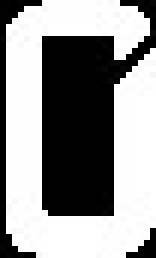
%> input picture templates/01.png, 26 x 43 px (shown 6 times larger); its folder holds only this picture in this run
$ octave main.m   (GNU Octave 9; MATLAB toolbox functions it lacks are replaced by stand-ins)
%> lines starting %> are read from the running program, lines starting %| are printed output that depends on the picture; in (x1, y1, x2, y2) boxes, pixels count from 0 and x2, y2 are one past the last pixel; in counts of white or black regions, pixels touching at a corner belong together; the program's own positions count from 1
%% Cistacica
close all
clear all
clc
%% Ucitavanje slike
[file, folder] = uigetfile('*.jpg') %Vraca naziv fajla (sa ekstenzijom) i putanju foldera gdje se fajl nalazi
%> the answer given: templates/01.png
path = append(folder, file); %Pravimo punu putanju do fajla
img = imread(path);
%> img is the input picture: size 43x26x3 uint8; min 0, max 255, mean 147.5
%% Predprocesiranje
% Boja nam je nepotrebna, te pretvaramo sliku u monohromatsku
imgGray = rgb2gray(img);
figure('name', "Pocetna slika")
imshow(img)
figure('name', "Monohromatska slika")
imshow(imgGray)
%% Analiza histograma
%Prikazujemo histogram
figure('name', "Histogram")
histogram(imgGray)
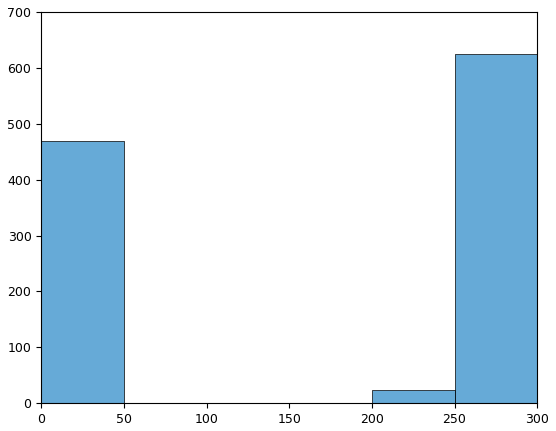
%> figure redrawn from the program's plot data; tallest bar 625 high, from x = 250 to 300
%threshold =  100                           TODO: Opcionalni input sa GUIa
threshold = graythresh(imgGray) %Otsuova metoda za odredjivanje praga binarizacije
%> threshold = 0.498
imgBW = imbinarize(imgGray, threshold)
%> imgBW: size 43x26 logical; 58% white; 3 black regions (1 under 20 px), largest, box (x1, y1, x2, y2) and area: (7, 0, 26, 36) 394, (0, 0, 7, 43) 64
%if sum(sum(imgBW(imgBW==1))) > size(imgBW,1)*size(imgBW,2)/2 %Posto radimo sa belim karakterima, u slucaju da se slika binarizuje na takav nacin da su karakteri crni, invertujemo je
if threshold > 0.5
    imgBW = ~imgBW;
end
figure('name',"Crno-bela slika")
imshow(imgBW)

%% Izbor ROI
%Region of Interest - biramo je na osnovu cinjenice da ce tekst na tablici
%biti horizontalan, kao i da na tablicama imamo svijetlu pozadinu i tamni
%tekst. Imajuci to u vidu, najsira grupa bijelih piksela je najvjerovatnije
%tekst od interesa. Sabiramo sve piksele po redovima i prikazujemo grupe.
%%
whiteRows = sum(imgBW, 2);
%> whiteRows = 43 values, max 25 at index 37, min 9 at index 11, mean 15.07
figure('name',"Koncentracija belog po redovima")
plot(whiteRows)
xlabel("Red")
ylabel("Koncentracija belih piksela")
grid on
hold on
axis tight
%threshold2 = 110;                           TODO: Opcionalni input sa GUIa
threshold2 = mean(whiteRows)*0.5 %0.75
%> threshold2 = 7.53
groups = whiteRows > threshold2;
%> groups = 43 logical values, 43 true
plot(groups*(max(whiteRows)/2)) %Prikaz regija belih objekata
legend("Broj belog", "Grupe");
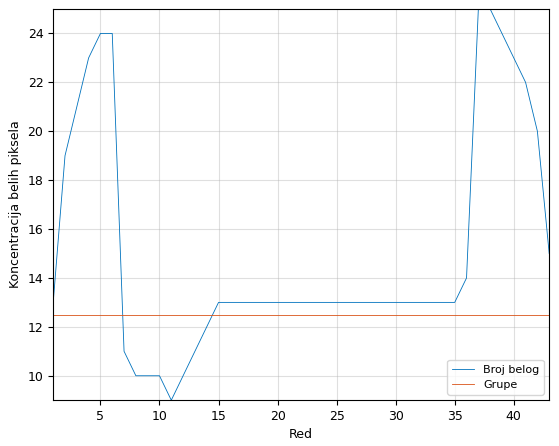
%> figure redrawn from the program's plot data; curve peaks at x = 37, y = 25
%%
% Trazimo najsiru grupu
edges = diff(groups); %izvod ce nam reci kada funkcija prelazi izmedju crne i bele boje. Tako detektujemo ivice
%> edges = 42 values from 0 to 0
figure('name', "Prelazi po redovima")
plot(edges)
risingEdges = [find(edges == 1)]
%> risingEdges = []
fallingEdges = [find(edges == -1)]
%> fallingEdges = []
if isempty(risingEdges)
    risingEdges = 1
end
if isempty(fallingEdges)
    fallingEdges = edges(end)
%> fallingEdges = 0
end
if risingEdges(1)>fallingEdges(1) %Zastita od crnog okvira (Da su redovi jednake velicine)
    risingEdges = [1;risingEdges]
end
if risingEdges(end) > fallingEdges(end)
    fallingEdges = [fallingEdges;length(edges)]
%> fallingEdges = [0; 42]
end
width = fallingEdges - risingEdges
%> width = [-1; 41]
[~, widest] = max(width)
%> widest = 2
%%
%Secemo sliku tako da nam ostane samo ROI
ROIStart = risingEdges(widest)
%> ROIStart = 1
ROIEnd = fallingEdges(widest)
%> ROIEnd = 42

ROI = imgBW(ROIStart:ROIEnd, :);
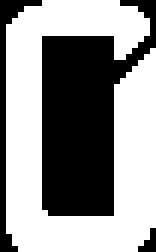
%> ROI: size 42x26 logical (shown 6 times larger); 58% white; 3 black regions (1 under 20 px), largest, box (x1, y1, x2, y2) and area: (7, 0, 26, 36) 394, (0, 0, 7, 42) 58
if sum(sum(ROI(ROI==1))) > size(ROI,1)*size(ROI,2)/2 %Posto radimo sa belim karakterima, u slucaju da se slika binarizuje na takav nacin da su karakteri crni, invertujemo je

    ROI=~ROI;
end
figure('name',"Regija od interesovanja")
imshow(ROI)
%% Trazenje karaktera
%Princip je isti kao za ROI, samo sto umjesto redova koristimo kolone
%(slova ce biti veliki zbir belih piksela)
whiteColumns = sum(ROI,1);
%> whiteColumns = 26 values, max 42 at index 1, min 1 at index 5, mean 17.65
imshow(ROI)
hold on
plot(max(whiteColumns) - whiteColumns, 'r')
xlabel('Kolona')
ylabel('Koncentracija belih piksela')
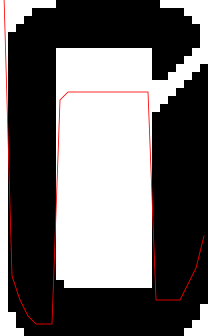
%> figure redrawn from the program's plot data; shown 8 times larger
%%
%Trazimo individualnih karaktera
%thresholdCharacter = 5                     TODO: Opcionalni input sa GUIa
thresholdCharacter = mean(whiteColumns)*0.2
%> thresholdCharacter = 3.53
groups = whiteColumns > thresholdCharacter
%> groups = 26 logical values, 22 true
figure('name', "Koncentracija belog po kolonama")
plot(whiteColumns/(max(whiteColumns)))
hold on
plot(0.5*groups);
legend("Koncentracija belog", "Grupe");
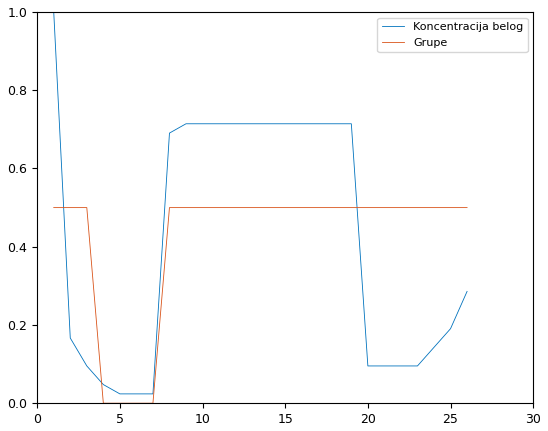
%> figure redrawn from the program's plot data; curve peaks at x = 1, y = 1; curve peaks at x = 1, y = 0.5
%% Prvi prelaz
edges =  diff(groups)
%> edges = 25 values, max 1 at index 7, min -1 at index 3, mean 0
figure('name', "Prelaz po kolonama")
plot(edges)
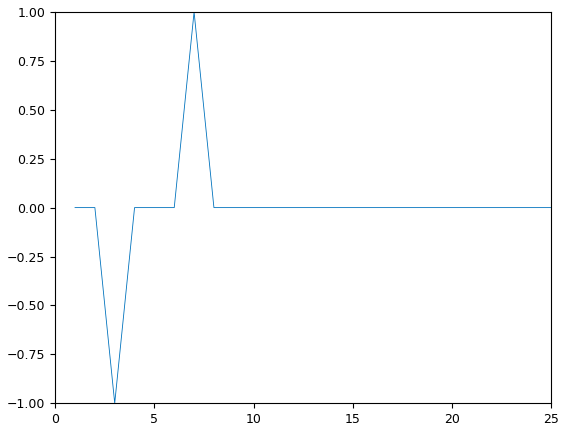
%> figure redrawn from the program's plot data; curve peaks at x = 7, y = 1
risingEdges = find(edges == 1)
%> risingEdges = 7
fallingEdges = find(edges == -1)
%> fallingEdges = 3

if isempty(risingEdges)
    risingEdges = 1
end
if isempty(fallingEdges)
    fallingEdges = edges(end)
end

if risingEdges(1)>fallingEdges(1) %Zastita od crnog okvira
    risingEdges = [1 risingEdges]
%> risingEdges = [1 7]
end
if risingEdges(end) > fallingEdges(end)
    fallingEdges = [fallingEdges length(edges)]
%> fallingEdges = [3 25]
end
groups  = fallingEdges - risingEdges
%> groups = [2 18]
avgWidth = mean(groups)
%> avgWidth = 10

%Za debugging
%undesirables = groups(groups < avgWidth) %Sve grupe koje su znatno manje od prosjecne sirine grupe su najverovatnije artefakti
%Razlog za podesavanje je problem uskih karaktera u odredjenim fontovima
%(slovo I i broj 1), Ali u standardizovanim fontovima tablica, ovo ne bi
%bio problem

%% Ucitavanje sablona karaktera
%Da bi prepoznali karaktere, moramo da imamo reference, tj. sablon-slike (templates) kako ti sami karakteri izgledaju
%Ucitavamo sablone iz foldera "templates" sadrzanog u direktorijimu
%aplikacije
templateDir = fullfile(pwd, 'templates'); %Ucitavamo sablone iz foldera templates
templates = dir(fullfile(templateDir, "*.png")); %TODO: Prosiriti broj sablona
figure('name',"Prikaz sablona")
candidateImg =  cell(length(templates),2); %Sablon
for i = 1:length(templates)
    subplot(round(sqrt(length(templates)))+1,round(sqrt(length(templates))),i) %Za grid prikaz svih sablona
    [~, fileName] = fileparts(templates(i).name);
    candidateImg{i,1} = fileName;
    candidateImg{i,2} = imresize(im2bw(imread(fullfile(templates(i).folder, templates(i).name))), [40 20]);
    imshow(candidateImg{i,2})
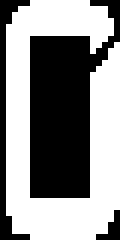
%> displayed picture: size 40x20 logical (shown 6 times larger); 55.1% white; 3 black regions (1 under 20 px), largest, box (x1, y1, x2, y2) and area: (5, 0, 20, 33) 294, (0, 0, 5, 40) 55
end

%%
%Prikaz prvog karaktera i sablona
%> (the run ends here)
